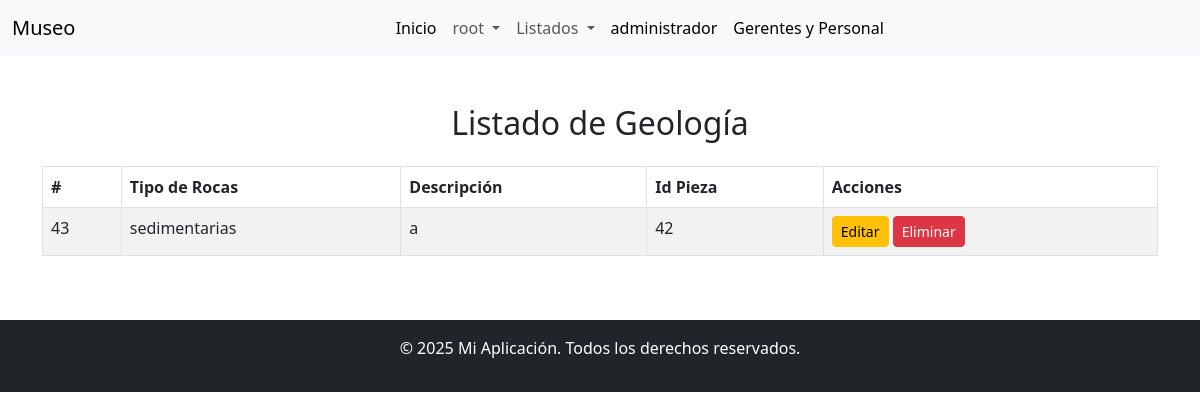
The app's page /geologia.php (signed in) with its own data.
### tables this page shows
CREATE TABLE `geologia` (
  `idGeologia` int(11) NOT NULL,
  `tipo_rocas` varchar(255) DEFAULT NULL,
  `descripcion` longtext DEFAULT NULL,
  `Pieza_idPieza` int(11) NOT NULL
);

### geologia.php (the view, shortened to what this page needs)
<?php
require_once 'bd.php';
$sql = "SELECT idGeologia, tipo_rocas, descripcion, Pieza_idPieza FROM geologia";
$stmt = $pdo->query($sql);
$rows = $stmt->fetchAll();
?>
<!DOCTYPE html>
<html lang="es">
<head>
    <link rel="stylesheet" href="https://cdn.jsdelivr.net/npm/bootstrap@5.3.0/dist/css/bootstrap.min.css">
    <link rel="stylesheet" href="https://cdn.jsdelivr.net/npm/datatables.net-bs5@1.11.3/css/dataTables.bootstrap5.min.css">
</head>
<body>
<?php include("./includes/navbar.php"); ?>
<div class="container mt-5">
    <h2 class="text-center mb-4">Listado de Geología</h2>
    <div class="table-responsive">
        <table id="dataTable" class="table table-striped table-bordered" cellspacing="0" width="100%">
            <thead>
                <tr>
                    <th>#</th>
                    <th>Tipo de Rocas</th>
                    <th>Descripción</th>
                    <th>Id Pieza</th>
                    <th>Acciones</th>
                </tr>
            </thead>
            <tbody>
                <?php foreach ($rows as $row): ?>
                <tr>
                    <td><?php echo $row['idGeologia']; ?></td>
                    <td><?php echo $row['tipo_rocas']; ?></td>
                    <td><?php echo $row['descripcion']; ?></td>
                    <td><?php echo $row['Pieza_idPieza']; ?></td>
                    <td>
                        <a href="editar.php?id=<?php echo $row['Pieza_idPieza']; ?>&clasificacion=Geología" class="btn btn-warning btn-sm">Editar</a>
                        <a href="eliminar.php?id=<?php echo $row['Pieza_idPieza']; ?>" class="btn btn-danger btn-sm" onclick="return confirm('¿Estás seguro de eliminar esta entrada?');">Eliminar</a>
                    </td>
                </tr>
                <?php endforeach; ?>
            </tbody>
        </table>
    </div>
</div>
<?php include("./includes/footer.php"); ?>
</body>
</html>

### geologia.php (style rules this page uses)
.table-responsive { margin-top: 20px; }

### records on screen
geologia: idGeologia "43", tipo_rocas "sedimentarias", descripcion "a", Pieza_idPieza "42"

### other values on screen
$_SESSION['user']['nombre'] "root"
$_SESSION["nivel"] "administrador"
